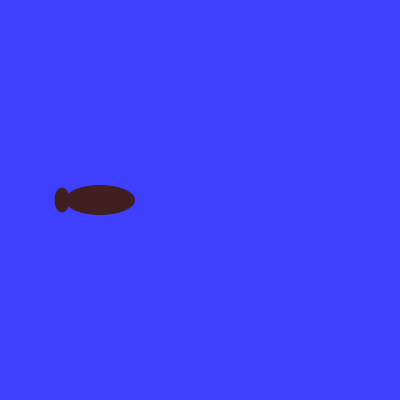
Frame 1 (no input)
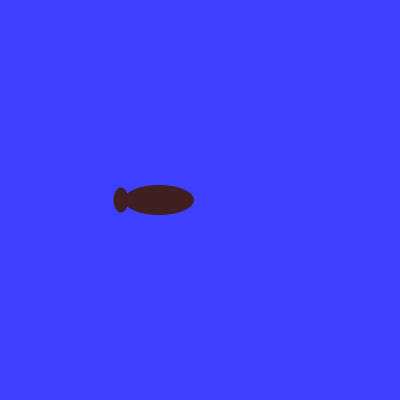
Frame 60 (the mouse pressed at the canvas centre just before this capture)
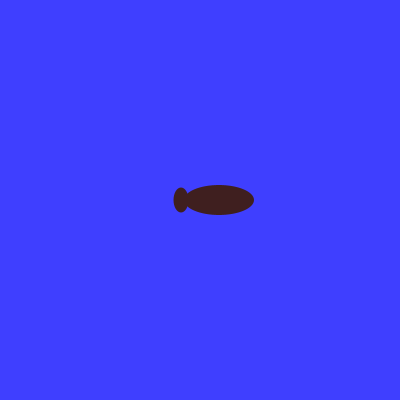
Frame 120 (the mouse held since frame 60 and released just before this capture)

The Processing sketch that drew these frames (run headless with seeded random() and noise(); from frame 60 on, the mouse is pressed at the canvas centre):

// Processing sketch: fishPassing
// ── fishPassing.pde
final int[] fish = new int[] {
  0, 0, 70, 30,
  -38, 0, 15, 25
};
final int bodyX = 0;
final int bodyY = 1;
final int bodyLength = 2;
final int bodyWidth =3;
final int finX = 4;
final int finY = 5;
final int finLength = 6;
final int finWidth = 7;
int x;
int y;
int vx;

void setup() {
    size(400, 400);
    noStroke();
    background(63, 63, 255);
    fill(63, 31, 31);
    x = 100;
    y = 200;
    vx = 1;
}

void draw() {
    background(63, 63, 255);
    fill(63, 31, 31);
    ellipse(x, y, fish[2], fish[3]);
    ellipse(x+fish[4], y, fish[6], fish[7]);
    x+=vx;
    if(x-85>width){
        x=-85;
    }
}
